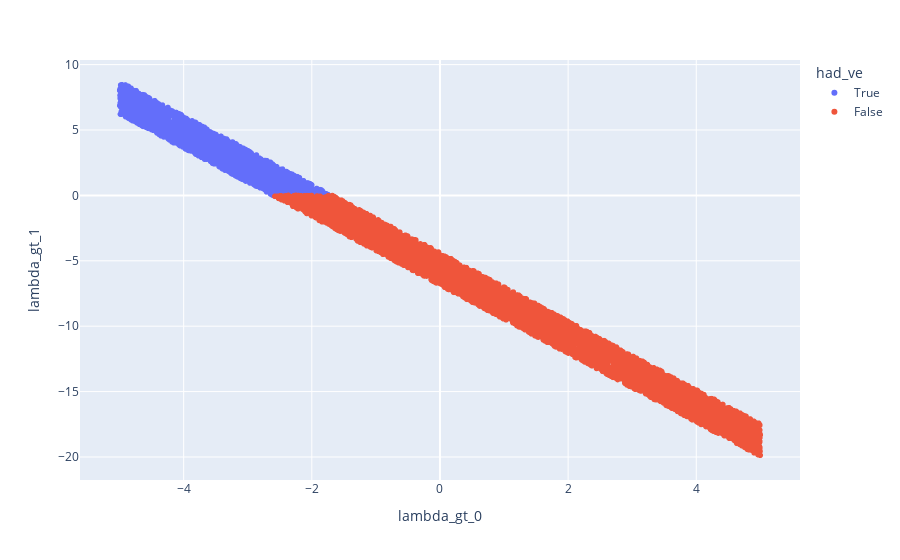

The notebook cell this image was saved under:
### Code cell
px.scatter(df, x="lambda_gt_0", y="lambda_gt_1", color="had_ve")

### Figure 1 — Plotly figure (JSON) as saved in the notebook; plotly's stock layout.template omitted (floating-point values rounded to 4 significant figures; data arrays with more than 128 entries replaced by an {"elided": "..."} marker saying what was removed)
{"data": [{"hovertemplate": "had_ve=True<br>lambda_gt_0=%{x}<br>lambda_gt_1=%{y}<extra></extra>", "legendgroup": "True", "marker": {"color": "#636efa", "symbol": "circle"}, "mode": "markers", "name": "True", "showlegend": true, "type": "scattergl", "x": {"elided": "2292 float values"}, "xaxis": "x", "y": {"elided": "2292 float values"}, "yaxis": "y"}, {"hovertemplate": "had_ve=False<br>lambda_gt_0=%{x}<br>lambda_gt_1=%{y}<extra></extra>", "legendgroup": "False", "marker": {"color": "#EF553B", "symbol": "circle"}, "mode": "markers", "name": "False", "showlegend": true, "type": "scattergl", "x": {"elided": "5708 float values"}, "xaxis": "x", "y": {"elided": "5708 float values"}, "yaxis": "y"}], "layout": {"autosize": true, "legend": {"title": {"text": "had_ve"}, "tracegroupgap": 0}, "margin": {"t": 60}, "xaxis": {"anchor": "y", "autorange": true, "domain": [0, 1], "range": [-5.588, 5.589], "title": {"text": "lambda_gt_0"}, "type": "linear"}, "yaxis": {"anchor": "x", "autorange": true, "domain": [0, 1], "range": [-22.06, 10.65], "title": {"text": "lambda_gt_1"}, "type": "linear"}}}
